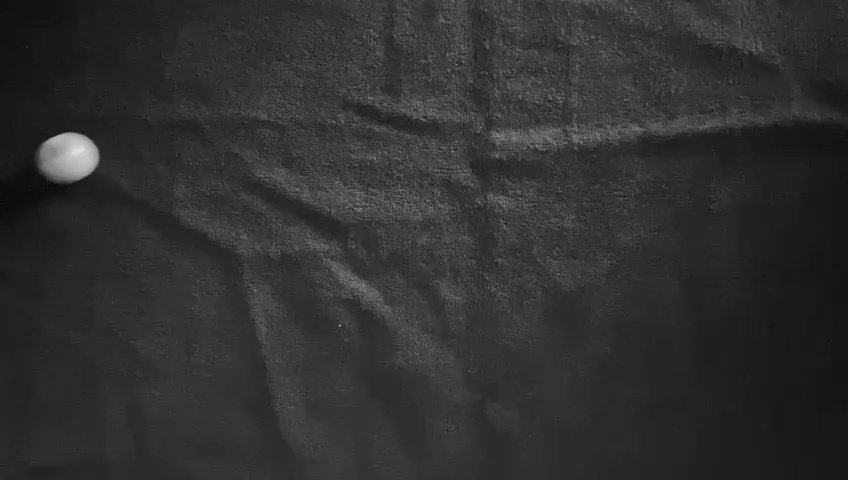
#> input picture PIM/tarefa3/3C/frames/frame10.jpg, 848 x 480 px, given in place of frame0.jpg, which was not available
$ python tarefa3C.py
#> lines starting #> are read from the running program, lines starting #| are printed output that depends on the picture; after the words box and inside, x2 and y2 are one past the last pixel; in counts of white or black regions, pixels touching at a corner belong together; pictures that were not available may be replaced by others from this repository, and a replacement may not be noted
import cv2
import numpy as np

# Carregar a primeira imagem
im1 = cv2.imread('frames/frame0.jpg')
#> im1 is the input picture: shape (480, 848, 3); min 6, max 225, mean 48.1
num_frames = 258
# Definir as coordenadas da ROI
x = 10
y = 135
width = 76
height = 65

methods = [
    # cv2.TM_CCOEFF,
    # cv2.TM_CCOEFF_NORMED,
    # cv2.TM_CCORR,
    # cv2.TM_CCORR_NORMED,
    # cv2.TM_SQDIFF,
    cv2.TM_SQDIFF_NORMED
]

# Obter o template a partir da ROI
template = im1[y:y+height, x:x+width]
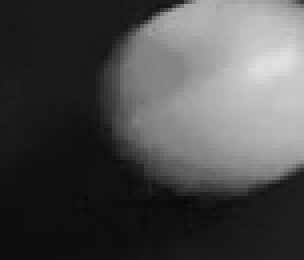
#> template: shape (65, 76, 3) (shown 4 times larger); min 6, max 225, mean 76

detection_values = []
# Criação do objeto de rastreamento usando o método cv2.TM_SQDIFF_NORMED
for method in methods:
    # Carregar a primeira imagem
    im1 = cv2.imread('frames/frame0.jpg')

    # Obter o template a partir da ROI
    template = im1[y:y+height, x:x+width]

    # Inicializar o gravador de vídeo para a identificação do objeto rastreado
    output_video_tracking = cv2.VideoWriter('output_tracking.avi', cv2.VideoWriter_fourcc(*'MJPG'), 30, (im1.shape[1], im1.shape[0]))

    # Inicializar o gravador de vídeo para a imagem dentro do retângulo de matching
    output_video_matching = cv2.VideoWriter('output_matching.avi', cv2.VideoWriter_fourcc(*'MJPG'), 30, (width, height))

    for frame_number in range(1, num_frames):
        # Carregar o próximo frame
        frame = cv2.imread('frames/frame{}.jpg'.format(frame_number))
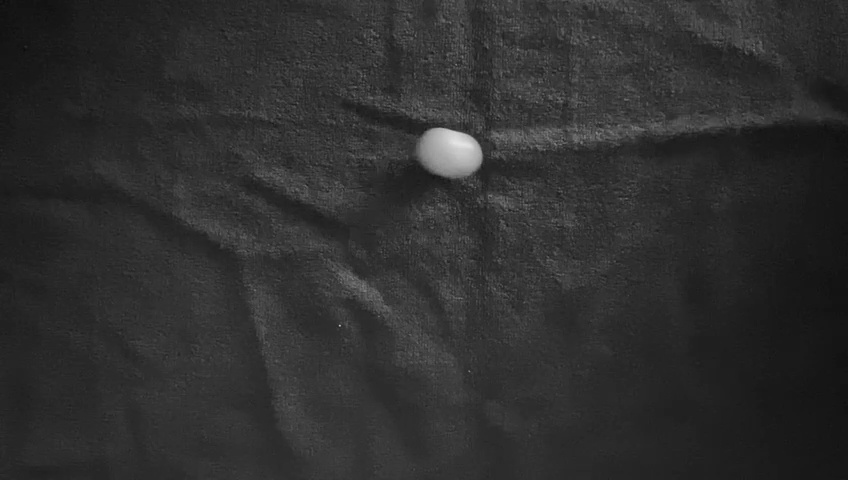
#> input picture PIM/tarefa3/3C/frames/frame102.jpg, 848 x 480 px, given in place of frame1.jpg, which was not available
#> frame is the input picture: shape (480, 848, 3); min 11, max 228, mean 46.8

        # Aplicar o método de casamento de template atual
        result = cv2.matchTemplate(frame, template, method)
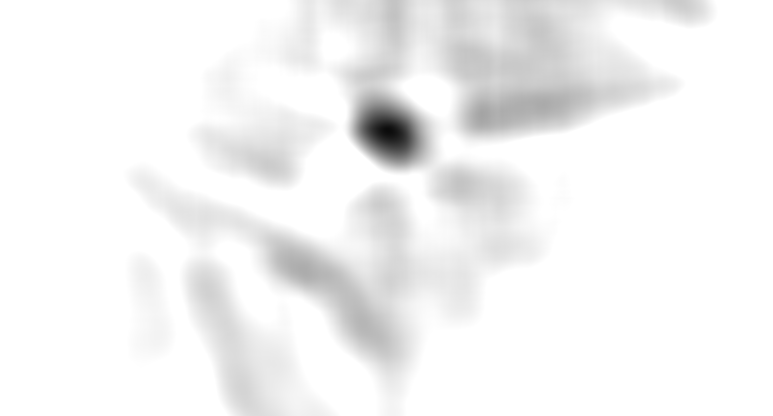
#> result: shape (416, 773) float32; min 0.0475, max 1, mean 0.954

        # Encontrar a posição do melhor casamento
        min_val, max_val, minLoc, max_loc = cv2.minMaxLoc(result)
#> min_val = 0.0475; max_val = 1; minLoc = (387, 130); max_loc = (0, 0)
        # Adicionar os valores máximo e mínimo à lista
        detection_values.append((min_val, max_val))

        # Desenhar a caixa delimitadora no frame
        x, y = minLoc
#> x = 387; y = 130
        cv2.rectangle(frame, (x, y), (x + width, y + height), (0, 255, 0), 2)
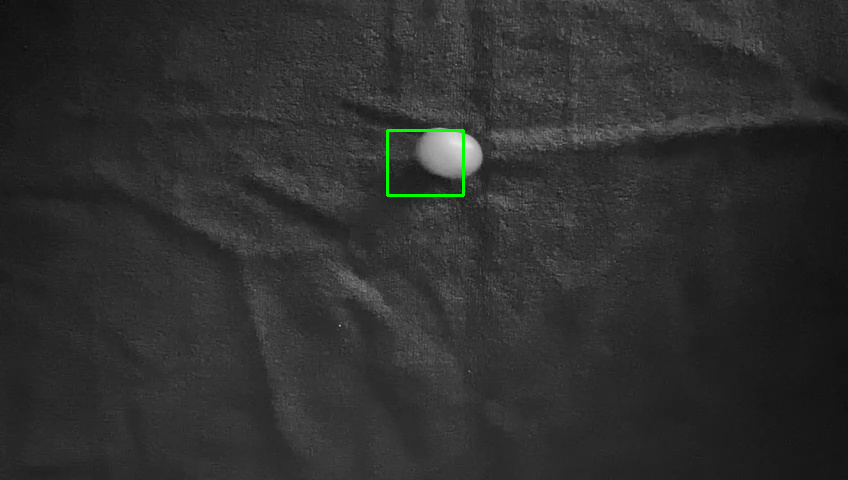
#> frame: shape (480, 848, 3); 0.21% of pixels changed, all inside (x1, y1, x2, y2) = (386, 129, 465, 197)
        output_video_tracking.write(frame)

        # Extrair a região dentro do retângulo de matching
        matching_region = frame[y:y+height, x:x+width]
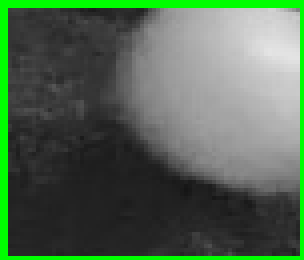
#> matching_region: shape (65, 76, 3) (shown 4 times larger); mean B, G, R 82.5, 103.8, 82.5
#> (the run stopped early here; a loop or call above may not have finished)
